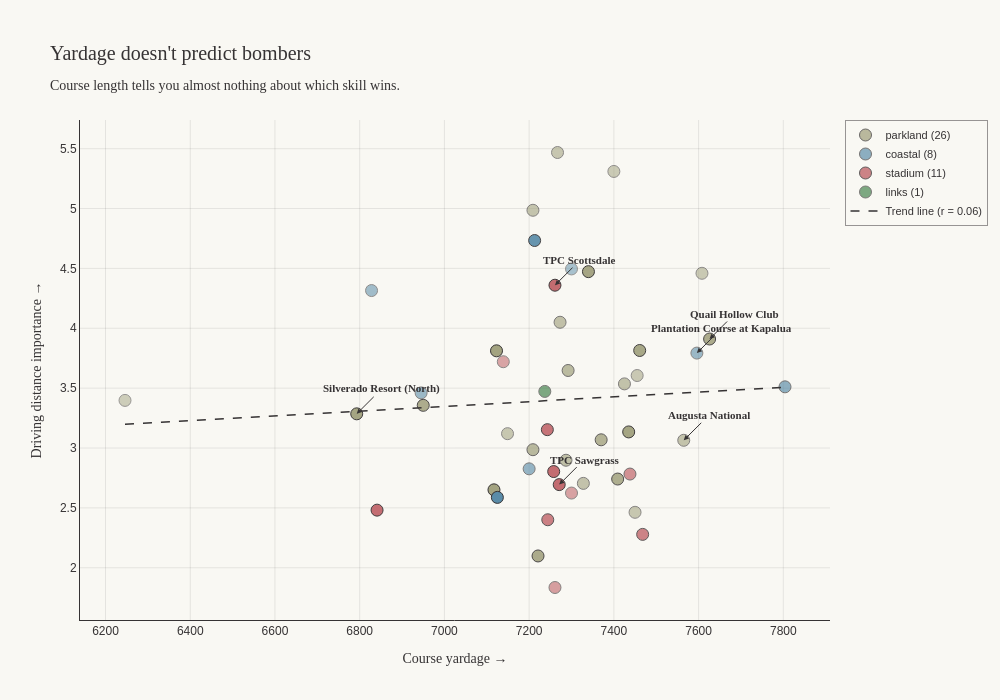

Notebook code for this chart:
### Markdown cell above
- **Most courses sit in the middle** — driving is rarely the differentiator at PGA Tour events
- **Coastal courses pull to the top-right** — wind makes both distance AND accuracy matter more than at typical inland venues

### Code cell
import plotly.graph_objects as go
import pandas as pd

# Brand
INK = "#363334"
PAPER = "#f9f8f3"

# Build plotting data — yardage vs driving distance importance
rows = []
for course, data in meta.items():
    shap = data.get("shap_profile") or {}
    if not shap:
        continue
    rows.append({
        "course_name": course,
        "course_type": data.get("course_type"),
        "country": data.get("country"),
        "yardage": data.get("yardage"),
        "designer": data.get("designer"),
        "n_events": shap.get("n_events"),
        "n_player_events": shap.get("n_player_events"),
        "driving_dist_shap": shap.get("driving_dist_shap"),
    })


plot_df = pd.DataFrame(rows)
plot_df = plot_df.dropna(subset=["yardage", "driving_dist_shap"])

# Filter to courses with reliable sample sizes
plot_df_clean = plot_df[plot_df["n_events"] >= 3]
print(f"Courses with 3+ events: {len(plot_df_clean)}")

# Opacity from sample size
max_events = plot_df_clean["n_player_events"].max()
min_events = plot_df_clean["n_player_events"].min()
plot_df_clean["opacity"] = 0.5 + 0.5 * (
    (plot_df_clean["n_player_events"] - min_events) / (max_events - min_events)
)

# Compute a simple linear regression line for the chart
import numpy as np
slope, intercept = np.polyfit(plot_df_clean["yardage"], plot_df_clean["driving_dist_shap"], 1)
correlation = plot_df_clean[["yardage", "driving_dist_shap"]].corr().iloc[0, 1]

print(f"Correlation between yardage and driving distance importance: {correlation:.3f}")
print(f"Slope: {slope:.6f}")

# Color by course type
type_colors = {
    "parkland": "#a3a380",
    "links": "#3a7d44",
    "coastal": "#5a8ca8",
    "stadium": "#c1666b",
    "desert": "#d4a373",
    "mountain": "#6f5d8e",
    "heathland": "#8b7355",
}

fig = go.Figure()

# Plot each course type as separate trace for legend
for ctype in plot_df_clean["course_type"].unique():
    if pd.isna(ctype):
        continue
    subset = plot_df_clean[plot_df_clean["course_type"] == ctype]
    fig.add_trace(go.Scatter(
        x=subset["yardage"],
        y=subset["driving_dist_shap"],
        mode="markers",
        marker=dict(
            size=12,
            color=type_colors.get(ctype, "#888"),
            opacity=subset["opacity"],
            line=dict(color=INK, width=1),
        ),
        name=f"{ctype} ({len(subset)})",
        text=subset["course_name"],
        customdata=subset[["country", "yardage", "n_events"]].values,
        hovertemplate=(
            "<b>%{text}</b><br>" +
            "%{customdata[0]}<br>" +
            "%{customdata[1]} yds · %{customdata[2]} events<br>" +
            "Distance importance: %{y:.3f}" +
            "<extra></extra>"
        ),
    ))

# Add regression line
x_line = np.array([plot_df_clean["yardage"].min(), plot_df_clean["yardage"].max()])
y_line = slope * x_line + intercept
fig.add_trace(go.Scatter(
    x=x_line, y=y_line,
    mode="lines",
    line=dict(color=INK, width=1.5, dash="dash"),
    name=f"Trend line (r = {correlation:.2f})",
    hoverinfo="skip",
))

# Annotate the most interesting outliers
annotate_courses = [
    "Plantation Course at Kapalua",      # very long, presumably high importance
    # # "Detroit Golf Club",                   # known bombers' course
    # # "Harbour Town Golf Links",             # short, low distance importance
    # "Old Course at St Andrews",            # long but distance not as important
    # "Royal Liverpool",
    "TPC Sawgrass",
    "TPC Scottsdale",
    "Augusta National Golf Club",
    "Quail Hollow Club",
    "PGA NAtional (Champion)",
    "Silverado Resort (North)"
]

for course in annotate_courses:
    if course in plot_df_clean["course_name"].values:
        row = plot_df_clean[plot_df_clean["course_name"] == course].iloc[0]
        short = (course
                 .replace("Old Course at ", "")
                 .replace(" Golf Links", "")
                 .replace(" Golf Club", "")
                 .replace(" Country Club", ""))
        fig.add_annotation(
            x=row["yardage"],
            y=row["driving_dist_shap"],
            text=f"<b>{short}</b>",
            showarrow=True,
            arrowhead=2,
            arrowcolor=INK,
            arrowsize=1, arrowwidth=1,
            ax=25, ay=-25,
            font=dict(family="Fraunces, serif", size=11, color=INK),
        )

fig.update_layout(
    title=dict(
        text="Yardage doesn't predict bombers<br><sub>Course length tells you almost nothing about which skill wins.</sub>",
        font=dict(family="Fraunces, serif", size=20, color=INK),
    ),
    xaxis=dict(
        title=dict(text="Course yardage →", font=dict(family="Fraunces, serif", size=14)),
        gridcolor="rgba(54, 51, 52, 0.1)",
        showline=True, linecolor=INK,
        zeroline=False,
    ),
    yaxis=dict(
        title=dict(text="Driving distance importance →", font=dict(family="Fraunces, serif", size=14)),
        gridcolor="rgba(54, 51, 52, 0.1)",
        showline=True, linecolor=INK,
        zeroline=False,
    ),
    plot_bgcolor=PAPER,
    paper_bgcolor=PAPER,
    font=dict(family="Archivo, sans-serif", color=INK, size=12),
    legend=dict(
        font=dict(family="Archivo, sans-serif", size=11),
        bgcolor=PAPER,
        bordercolor=INK,
        borderwidth=0.5,
    ),
    width=1000,
    height=700,
    margin=dict(l=80, r=60, t=120, b=80),
)

fig.show()

### Figure 1 — Plotly figure (JSON) as saved in the notebook; plotly's stock layout.template omitted (floating-point values rounded to 4 significant figures)
{"data": [{"customdata": [["United States", 7565, 6], ["United States", 7409, 12], ["Mexico", 7267, 6], ["United States", 7209, 4], ["United States", 7209, 7], ["United States", 7461, 11], ["United States", 7370, 7], ["United States", 7450, 3], ["United States", 7455, 11], ["United States", 7400, 4], ["United States", 7425, 4], ["Canada", 7273, 4], ["China (Hong Kong SAR)", 6246, 3], ["United States", 7340, 11], ["United States", 7328, 4], ["United States", 7292, 6], ["United States", 7221, 12], ["United States", 7123, 12], ["United States", 7626, 10], ["United States", 7149, 3], ["United States", 6950, 11], ["United States", 7117, 11], ["United States", 6793, 11], ["United States", 7435, 11], ["United States", 7287, 5], ["United States", 7608, 5]], "hovertemplate": "<b>%{text}</b><br>%{customdata[0]}<br>%{customdata[1]} yds · %{customdata[2]} events<br>Distance importance: %{y:.3f}<extra></extra>", "marker": {"color": "#a3a380", "line": {"color": "#363334", "width": 1}, "opacity": [0.6206, 0.8665, 0.575, 0.6034, 0.7363, 0.9344, 0.7993, 0.5718, 0.5524, 0.5381, 0.6328, 0.6471, 0.5, 0.9648, 0.6244, 0.7143, 0.8953, 0.9958, 0.8943, 0.574, 0.883, 1.0, 0.9699, 0.9677, 0.6652, 0.5498], "size": 12}, "mode": "markers", "name": "parkland (26)", "text": ["Augusta National Golf Club", "Bay Hill Club & Lodge", "Club de Golf Chapultepec", "Colonial CC", "Colonial Country Club", "Country Club of Jackson", "Detroit Golf Club", "Dunes Golf and Beach Club", "East Lake Golf Club", "Firestone CC (South)", "GC of Houston", "Glen Abbey Golf Club", "Hong Kong Golf Club", "Innisbrook Resort (Copperhead)", "Keene Trace Golf Club", "Memorial Park Golf Course", "Muirfield Village Golf Club", "PGA National (Champion)", "Quail Hollow Club", "RTJ Trail (Grand National)", "Riviera Country Club", "Sedgefield Country Club", "Silverado Resort (North)", "TPC San Antonio (Oaks)", "The Old White TPC", "Trump National Doral"], "type": "scatter", "x": [7565.0, 7409.0, 7267.0, 7209.0, 7209.0, 7461.0, 7370.0, 7450.0, 7455.0, 7400.0, 7425.0, 7273.0, 6246.0, 7340.0, 7328.0, 7292.0, 7221.0, 7123.0, 7626.0, 7149.0, 6950.0, 7117.0, 6793.0, 7435.0, 7287.0, 7608.0], "y": [3.064, 2.741, 5.468, 4.985, 2.986, 3.814, 3.069, 2.463, 3.606, 5.31, 3.536, 4.05, 3.398, 4.473, 2.705, 3.647, 2.099, 3.812, 3.91, 3.12, 3.357, 2.651, 3.286, 3.134, 2.898, 4.459]}, {"customdata": [["United States", 7213, 12], ["United States", 6828, 3], ["United States", 7596, 11], ["United States", 6945, 3], ["Singapore", 7300, 3], ["United States", 7804, 5], ["Mexico", 7200, 4], ["United States", 7125, 12]], "hovertemplate": "<b>%{text}</b><br>%{customdata[0]}<br>%{customdata[1]} yds · %{customdata[2]} events<br>Distance importance: %{y:.3f}<extra></extra>", "marker": {"color": "#5a8ca8", "line": {"color": "#363334", "width": 1}, "opacity": [0.9118, 0.5485, 0.5876, 0.5892, 0.5, 0.6665, 0.6251, 0.9971], "size": 12}, "mode": "markers", "name": "coastal (8)", "text": ["Harbour Town Golf Links", "Pebble Beach Golf Links", "Plantation Course at Kapalua", "Sea Island Golf Club (Seaside Course)", "Sentosa Golf Club", "Torrey Pines Golf Course (South Course)", "Vidanta Vallarta", "Waialae Country Club"], "type": "scatter", "x": [7213.0, 6828.0, 7596.0, 6945.0, 7300.0, 7804.0, 7200.0, 7125.0], "y": [4.733, 4.315, 3.793, 3.46, 4.496, 3.511, 2.826, 2.588]}, {"customdata": [["United States", 7300, 3], ["United States", 7261, 5], ["United States", 7438, 5], ["United States", 7258, 10], ["United States", 7139, 3], ["United States", 6841, 11], ["United States", 7271, 11], ["United States", 7261, 12], ["United States", 7244, 11], ["United States", 7243, 10], ["United States", 7468, 7]], "hovertemplate": "<b>%{text}</b><br>%{customdata[0]}<br>%{customdata[1]} yds · %{customdata[2]} events<br>Distance importance: %{y:.3f}<extra></extra>", "marker": {"color": "#c1666b", "line": {"color": "#363334", "width": 1}, "opacity": [0.5863, 0.6112, 0.6988, 0.9489, 0.5737, 0.9454, 0.9535, 0.9554, 0.8213, 0.903, 0.7983], "size": 12}, "mode": "markers", "name": "stadium (11)", "text": ["Pete Dye Stadium Course", "TPC Boston", "TPC Craig Ranch", "TPC Deere Run", "TPC Potomac at Avenel Farm", "TPC River Highlands", "TPC Sawgrass", "TPC Scottsdale", "TPC Southwind", "TPC Summerlin", "TPC Twin Cities"], "type": "scatter", "x": [7300.0, 7261.0, 7438.0, 7258.0, 7139.0, 6841.0, 7271.0, 7261.0, 7244.0, 7243.0, 7468.0], "y": [2.624, 1.835, 2.783, 2.804, 3.721, 2.481, 2.694, 4.36, 2.401, 3.153, 2.279]}, {"customdata": [["Scotland", 7237, 4]], "hovertemplate": "<b>%{text}</b><br>%{customdata[0]}<br>%{customdata[1]} yds · %{customdata[2]} events<br>Distance importance: %{y:.3f}<extra></extra>", "marker": {"color": "#3a7d44", "line": {"color": "#363334", "width": 1}, "opacity": [0.649], "size": 12}, "mode": "markers", "name": "links (1)", "text": ["The Renaissance Club"], "type": "scatter", "x": [7237.0], "y": [3.473]}, {"hoverinfo": "skip", "line": {"color": "#363334", "dash": "dash", "width": 1.5}, "mode": "lines", "name": "Trend line (r = 0.06)", "type": "scatter", "x": [6246.0, 7804.0], "y": [3.198, 3.507]}], "layout": {"annotations": [{"arrowcolor": "#363334", "arrowhead": 2, "arrowsize": 1, "arrowwidth": 1, "ax": 25, "ay": -25, "font": {"color": "#363334", "family": "Fraunces, serif", "size": 11}, "showarrow": true, "text": "<b>Plantation Course at Kapalua</b>", "x": 7596, "y": 3.793}, {"arrowcolor": "#363334", "arrowhead": 2, "arrowsize": 1, "arrowwidth": 1, "ax": 25, "ay": -25, "font": {"color": "#363334", "family": "Fraunces, serif", "size": 11}, "showarrow": true, "text": "<b>TPC Sawgrass</b>", "x": 7271, "y": 2.694}, {"arrowcolor": "#363334", "arrowhead": 2, "arrowsize": 1, "arrowwidth": 1, "ax": 25, "ay": -25, "font": {"color": "#363334", "family": "Fraunces, serif", "size": 11}, "showarrow": true, "text": "<b>TPC Scottsdale</b>", "x": 7261, "y": 4.36}, {"arrowcolor": "#363334", "arrowhead": 2, "arrowsize": 1, "arrowwidth": 1, "ax": 25, "ay": -25, "font": {"color": "#363334", "family": "Fraunces, serif", "size": 11}, "showarrow": true, "text": "<b>Augusta National</b>", "x": 7565, "y": 3.064}, {"arrowcolor": "#363334", "arrowhead": 2, "arrowsize": 1, "arrowwidth": 1, "ax": 25, "ay": -25, "font": {"color": "#363334", "family": "Fraunces, serif", "size": 11}, "showarrow": true, "text": "<b>Quail Hollow Club</b>", "x": 7626, "y": 3.91}, {"arrowcolor": "#363334", "arrowhead": 2, "arrowsize": 1, "arrowwidth": 1, "ax": 25, "ay": -25, "font": {"color": "#363334", "family": "Fraunces, serif", "size": 11}, "showarrow": true, "text": "<b>Silverado Resort (North)</b>", "x": 6793, "y": 3.286}], "font": {"color": "#363334", "family": "Archivo, sans-serif", "size": 12}, "height": 700, "legend": {"bgcolor": "#f9f8f3", "bordercolor": "#363334", "borderwidth": 0.5, "font": {"family": "Archivo, sans-serif", "size": 11}}, "margin": {"b": 80, "l": 80, "r": 60, "t": 120}, "paper_bgcolor": "#f9f8f3", "plot_bgcolor": "#f9f8f3", "title": {"font": {"color": "#363334", "family": "Fraunces, serif", "size": 20}, "text": "Yardage doesn't predict bombers<br><sub>Course length tells you almost nothing about which skill wins.</sub>"}, "width": 1000, "xaxis": {"gridcolor": "rgba(54, 51, 52, 0.1)", "linecolor": "#363334", "showline": true, "title": {"font": {"family": "Fraunces, serif", "size": 14}, "text": "Course yardage →"}, "zeroline": false}, "yaxis": {"gridcolor": "rgba(54, 51, 52, 0.1)", "linecolor": "#363334", "showline": true, "title": {"font": {"family": "Fraunces, serif", "size": 14}, "text": "Driving distance importance →"}, "zeroline": false}}}
